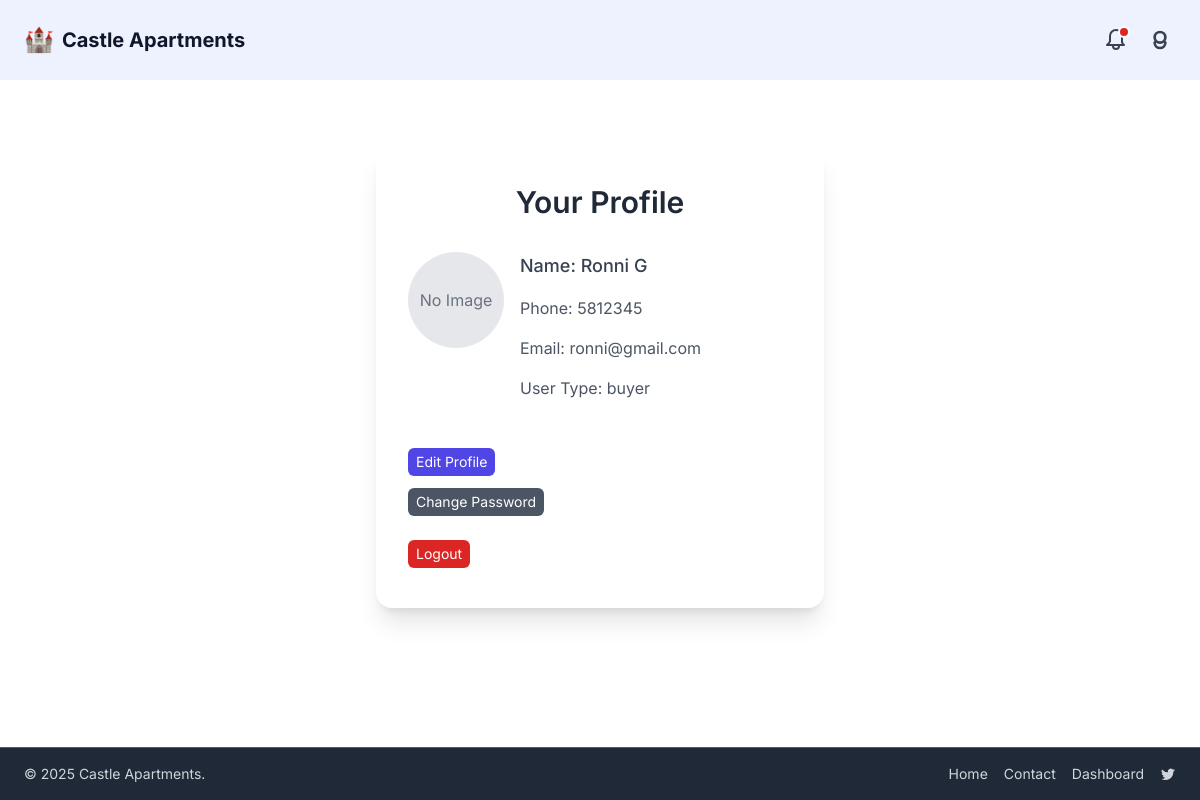
The page /users/profile/ (signed in) on the database as committed earlier.
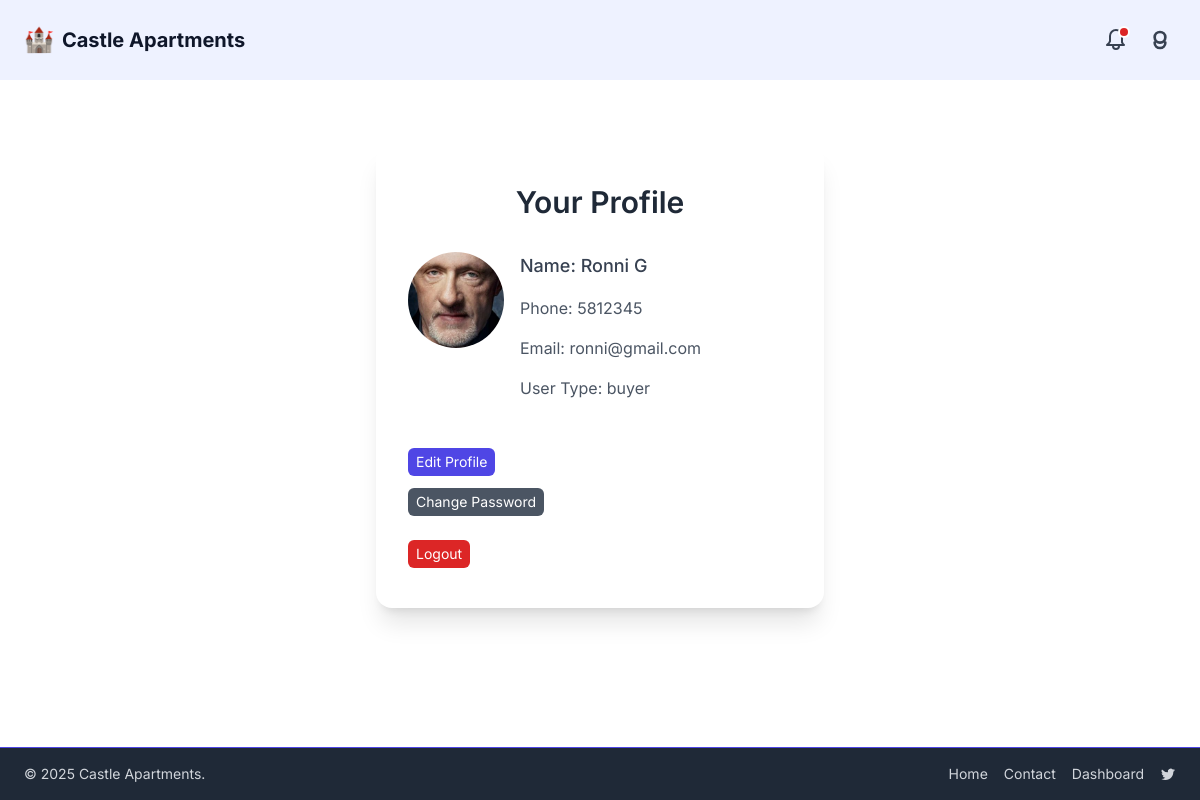
The same page on the database as committed later.
### users/models.py (models this page shows, shortened)
class User(AbstractUser):
    ADMIN = "admin"
    BUYER = "buyer"
    INDIVIDUAL_SELLER = "individual_seller"
    AGENCY_SELLER = "agency_seller"
    USER_TYPE_CHOICES = [
        (ADMIN, "Admin"),
        (BUYER, "Buyer"),
        (INDIVIDUAL_SELLER, "Individual Seller"),
        (AGENCY_SELLER, "Agency Seller"),
    ]
    phone = models.CharField(max_length=20, blank=True)
    email = models.EmailField("email address", unique=True)
    name = models.CharField("full name", max_length=255, blank=True)
    profile_image = models.ImageField(
        upload_to=user_profile_image_path,
        blank=True,
        null=True,
        help_text="Upload a profile picture.",
    )
    user_type = models.CharField(
        max_length=20,
        choices=USER_TYPE_CHOICES,
        default=BUYER,
        help_text="Designates the type of user.",
    )
    USERNAME_FIELD = "username"
    REQUIRED_FIELDS = ["email", "user_type", "name"]

### users/views.py (the view)
# urls.py: path('profile/',           ProfileDetailView.as_view(),           name='profile'),
class ProfileDetailView(LoginRequiredMixin, TemplateView):
    template_name = 'users/profile.html'

### users/templates/users/profile.html (shortened to what this page needs)
{% extends "base.html" %}
{% block content %}
<div class="max-w-md mx-auto mt-16">
  <div class="bg-white shadow-xl rounded-2xl px-8 py-10">
    <h1 class="text-3xl font-semibold text-gray-800 text-center mb-8">Your Profile</h1>
    <div class="flex mb-6">
      {% if user.profile_image %}
        <img src="{{ user.profile_image.url }}" alt="" class="w-24 h-24 rounded-full object-cover mr-4">
      {% else %}
        <div class="w-24 h-24 bg-gray-200 rounded-full mr-4 flex items-center justify-center text-gray-500">
          No Image
        </div>
      {% endif %}
      <div class="flex flex-col gap-4">
        <p class="text-lg font-medium text-gray-700">Name: {{ user.name }}</p>
        <p class="text-md text-gray-600">Phone: {{ user.phone }}</p>
        <p class="text-md text-gray-600">Email: {{ user.email }}</p>
        <p class="text-md text-gray-600">User Type: {{ request.user.user_type }}</p>
      </div>
    </div>
    <div class="flex flex-col gap-3 mt-12 items-start">
        <a href="{% url 'users:profile_edit' %}"
           class="inline-block text-center px-2 py-1 text-sm bg-indigo-600 hover:bg-indigo-700 text-white rounded-md">
            Edit Profile
        </a>
        <a href="{% url 'users:password_change' %}"
           class="inline-block text-center px-2 py-1 text-sm bg-gray-600 hover:bg-gray-700 text-white rounded-md">
            Change Password
        </a>
    </div>
    <div class="flex flex-col gap-3 mt-6 items-start">
        <form method="post" action="{% url 'users:logout' %}">
            <button type="submit"
                    class="px-2 py-1 text-sm bg-red-600 hover:bg-red-700 text-white rounded-md">
                Logout
            </button>
        </form>
    </div>
  </div>
</div>
{% endblock %}

Rows that differ between the two databases and show on the page:
changed User "Ronni G": profile_image: picture added
Other text that changed with them:
text no longer shown: "No Image"
